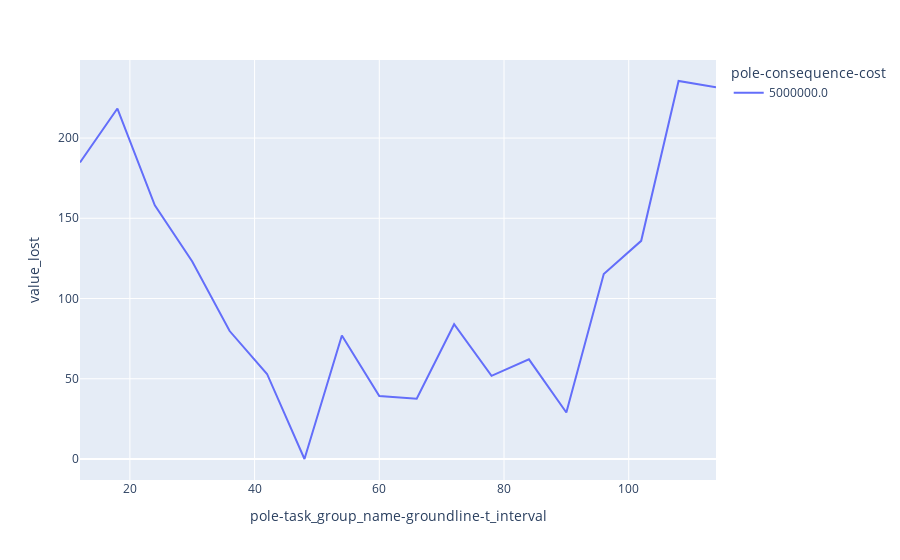

The cell this chart's notebook holds for it:
### Code cell
px.line(df_total.reset_index(), x=x_axis, y=z_axis, color=y_axis)

### Figure 1 — Plotly figure (JSON) as saved in the notebook; plotly's stock layout.template omitted (floating-point values rounded to 4 significant figures)
{"data": [{"hovertemplate": "pole-consequence-cost=5000000.0<br>pole-task_group_name-groundline-t_interval=%{x}<br>value_lost=%{y}<extra></extra>", "legendgroup": "5000000.0", "line": {"color": "#636efa", "dash": "solid"}, "mode": "lines", "name": "5000000.0", "orientation": "v", "showlegend": true, "type": "scatter", "x": [12, 18, 24, 30, 36, 42, 48, 54, 60, 66, 72, 78, 84, 90, 96, 102, 108, 114], "xaxis": "x", "y": [184.8, 218.4, 158.0, 123.0, 79.73, 52.99, 0, 76.92, 39.26, 37.53, 83.98, 51.81, 62.1, 28.99, 115.3, 135.9, 235.5, 231.6], "yaxis": "y"}], "layout": {"legend": {"title": {"text": "pole-consequence-cost"}, "tracegroupgap": 0}, "margin": {"t": 60}, "xaxis": {"anchor": "y", "domain": [0, 1], "title": {"text": "pole-task_group_name-groundline-t_interval"}}, "yaxis": {"anchor": "x", "domain": [0, 1], "title": {"text": "value_lost"}}}}
